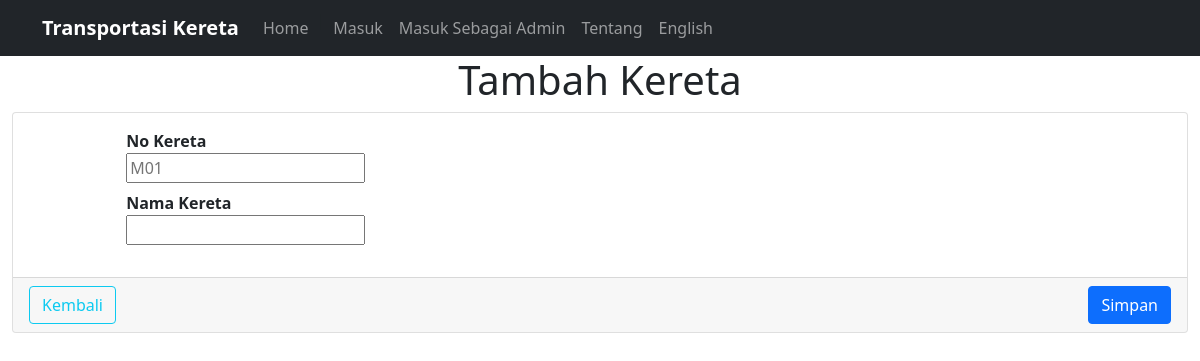
The app's page /train_add.php with its own data.
### tables this page shows
CREATE TABLE `bahasa` (
  `text` varchar(30) NOT NULL,
  `indonesia` varchar(255) DEFAULT NULL,
  `inggris` varchar(255) DEFAULT NULL,
  PRIMARY KEY (`text`)
);

### auth/lang_config.php (called while the page is built, shortened)
<?php
require "db_config.php";
$txt_sign = getTxt("sign");
$txt_login_admin = getTxt("login_admin");
$txt_train_name = getTxt("train_name");
$txt_back = getTxt("back");
$txt_train = getTxt("trains");
$txt_add = getTxt("add");
$txt_save = getTxt("save");
$txt_about = getTxt("about");
function getTxt($nama_teks){
	global $mysqli;
	$q = mysqli_query($mysqli,"SELECT * FROM bahasa WHERE text='$nama_teks'");
	$res = mysqli_fetch_assoc($q);
	$teks = $res[$_SESSION['lang']];
	return $teks;
}
?>

### train_add.php (the view, shortened to what this page needs)
<?php
include "auth/lang_config.php";
?>
<!doctype html>
<html lang="en">
  <head>
    <link rel="stylesheet" href="css/bootstrap.css">
  </head>
  <body>
<?php include "partials/navbar.php"; ?>
<div class="content-wrapper">
    <div class="content-header">
        <div class="row">
			<div class="col text-center">
				<h1><?php echo "$txt_add $txt_train"; ?></h1>
			</div>
		</div>
    </div>
  <div class="content">
    <div class="container-fluid">
      <div class="row">
        <div class="col-md-12">
          <div class="card">
            <div class="card-body">
              <div class="row">
                <div class="col-md-1">
				</div>
                <div class="col-md-11">
				<form name="form_add" action="train_add.php?pesan=simpan" method="post">
                  <dl class="dl-horizontal">
					<dt>No <?php echo $txt_train; ?></dt>
                    <dd><input type="text" name="no_kereta" placeholder="M01" /></dd>
					<dt><?php echo $txt_train_name; ?></dt>
                    <dd><input type="text" name="nama_kereta" /></dd>
                  </dl>
                </div>
              </div>
            </div>
            <div class="card-footer">
                <a href="train_list.php" class="btn btn-outline-info"><?php echo $txt_back; ?></a>
                <button type="submit" class="btn btn-primary float-end" name="simpan"><?php echo $txt_save; ?></button>
            </div>
          </div>
        </div>
      </div>
    </div>
  </div>
</div>
<?php include "partials/footer.php"; ?>

### partials/navbar.php (shortened to what this page needs)
 <nav class="navbar navbar-expand-lg navbar-dark bg-dark">
  <div class="container">
    <a class="navbar-brand" href="#"><b>Transportasi Kereta</b></a>
    <div class="collapse navbar-collapse" id="navbarNavAltMarkup">
      <div class="navbar-nav" >
        <a id="nl-1" class="nav-link" aria-current="page" href="index.php">Home</a>|
		<?php if (!isset($_SESSION['username'])){ ?>
        <a id="nl-6" class="nav-link " aria-current="page" href="auth/login.php"><?php echo $txt_sign; ?></a>
		<?php }else{ ?>
		<a id="nl-7" class="nav-link " aria-current="page" href="auth/session_logout.php"><?php echo $txt_logout; ?></a>
		<?php } ?>
		<?php
		if (!isset($_SESSION['username'])){
		?>
		<a id="nl-8" class="nav-link " aria-current="page" href="auth/proses_login.php?status=admin"><?php echo $txt_login_admin; ?></a>
		<?php } ?>
        <a id="nl-9" class="nav-link " aria-current="page" href="about.php"><?php echo $txt_about; ?></a>
		<?php if($_SESSION['lang']=="inggris"){ ?>
		<a id="nl-10" class="nav-link " aria-current="page" href="?lang=indonesia">Bahasa Indonesia</a>
		<?php }else if($_SESSION['lang']=="indonesia"){ ?>
		<a id="nl-11" class="nav-link " aria-current="page" href="?lang=inggris">English</a>
		<?php } ?>
      </div>
    </div>
  </div>
</nav>

### records on screen
bahasa: indonesia "Masuk"
bahasa: indonesia "Masuk Sebagai Admin"
bahasa: indonesia "Tentang"
bahasa: indonesia "Tambah"
bahasa: indonesia "Kereta"
bahasa: indonesia "Nama Kereta"
bahasa: indonesia "Kembali"
bahasa: indonesia "Simpan"
